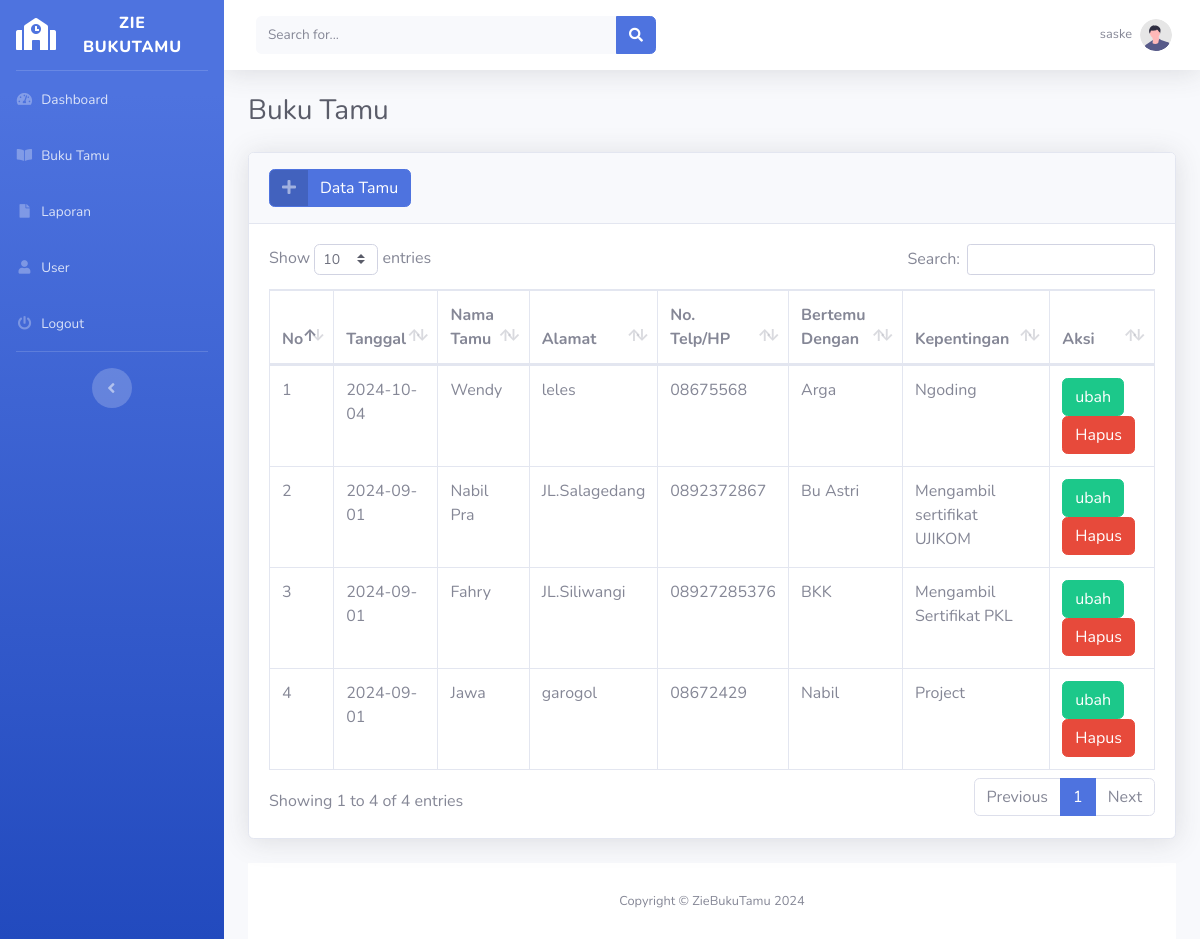
Page /buku-tamu.php (signed in) on the committed database.
### tables this page shows
CREATE TABLE `buku_tamu` (
  `id_tamu` varchar(5) NOT NULL,
  `tanggal` date NOT NULL,
  `nama_tamu` varchar(225) NOT NULL,
  `alamat` text NOT NULL,
  `no_hp` varchar(13) NOT NULL,
  `bertemu` varchar(225) NOT NULL,
  `kepentingan` varchar(225) NOT NULL
);

### function.php (called while the page is built, shortened)
<?php
require_once('koneksi.php');
function query($query)
{
    global $koneksi;
    $result = mysqli_query($koneksi, $query);
    $rows = [];
    while ($row = mysqli_fetch_assoc($result)) {
        $rows[] = $row;
    }
    return $rows;
}

### buku-tamu.php (the view, shortened to what this page needs)
<?php
include_once('templates/header.php');
require_once('function.php');
?>
<div class="container-fluid">
    <h1 class="h3 mb-4 text-gray-800">Buku Tamu</h1>
    <div class="card shadow mb-4">
        <div class="card-header py-3">
            <button type="button" class="btn btn-primary btn-icon-split"
                data-toggle="modal" data-target="#TambahModal">
                <span class="icon text-white-50">
                    <i class="fa fa-plus"></i>
                </span>
                <span class="text">Data Tamu</span>
            </button>
        </div>
        <div class="card-body">
            <div class="table-responsive">
                <table class="table table-bordered" id="dataTable" width="100%" cellspacing="0">
                    <thead>
                        <tr>
                            <th>No</th>
                            <th>Tanggal</th>
                            <th>Nama Tamu</th>
                            <th>Alamat</th>
                            <th>No. Telp/HP</th>
                            <th>Bertemu Dengan</th>
                            <th>Kepentingan</th>
                            <th>Aksi</th>
                        </tr>
                    </thead>
                    <tbody>
                        <?php
                        $no = 1;
                        $buku_tamu = query("SELECT * FROM buku_tamu");
                        foreach ($buku_tamu as $tamu): ?>
                            <tr>
                                <td><?= $no++; ?></td>
                                <td><?= $tamu['tanggal'] ?></td>
                                <td><?= $tamu['nama_tamu'] ?></td>
                                <td><?= $tamu['alamat'] ?></td>
                                <td><?= $tamu['no_hp'] ?></td>
                                <td><?= $tamu['bertemu'] ?></td>
                                <td><?= $tamu['kepentingan'] ?></td>
                                <td><a class="btn btn-success" href="edit-tamu.php?id=<?= $tamu['id_tamu'] ?>">ubah</a>
                                    <a onclick="confirm('Apakah anda yakin ingin menghapus data ini?')" class="btn btn-danger" href="hapus-tamu.php?id=<?= $tamu['id_tamu'] ?>">Hapus</a>
                                </td>
                            </tr>
                        <?php endforeach; ?>
                    </tbody>
                </table>
            </div>
        </div>
    </div>
        <?php
        include_once('templates/footer.php');
        ?>

### templates/header.php (shortened to what this page needs)
<!DOCTYPE html>
<html lang="en">
<head>
    <link href="assets/vendor/fontawesome-free/css/all.min.css" rel="stylesheet" type="text/css">
    <link href="assets/css/sb-admin-2.min.css" rel="stylesheet">
     <link href="assets/vendor/datatables/dataTables.bootstrap4.min.css" rel="stylesheet">
</head>
<body id="page-top">
    <div id="wrapper">
        <ul class="navbar-nav bg-gradient-primary sidebar sidebar-dark accordion" id="accordionSidebar">
            <a class="sidebar-brand d-flex align-items-center justify-content-center" href="index.html">
                <div class="sidebar-brand-icon ">
                    <i class="fas fa-school"></i>
                </div>
                <div class="sidebar-brand-text mx-3">ZIE BUKUTAMU</div>
            </a>
            <hr class="sidebar-divider my-0">
            <li class="nav-item">
                <a class="nav-link" href="index.php">
                    <i class="fas fa-fw fa-tachometer-alt"></i>
                    <span>Dashboard</span></a>
            </li>
            <li class="nav-item">
                <a class="nav-link" href="buku-tamu.php ">
                    <i class="fas fa-fw fa-book-open"></i>
                    <span>Buku Tamu</span></a>
            </li>
            <li class="nav-item">
                <a class="nav-link" href="laporan.php">
                    <i class="fas fa-fw fa-file"></i>
                    <span>Laporan</span></a>
            </li>
            <li class="nav-item">
                <a class="nav-link" href="users.php">
                    <i class="fas fa-fw fa-user"></i>
                    <span>User</span></a>
            </li>
            <?php
            if(isset($_SESSION['login'])):
            ?>
            <li class="nav-item">
                <a href="logout.php" class="nav-link">
                    <i class="fas fa-fw fa-power-off"></i>
                    <span>Logout</span>
                </a>
            </li>
            <?php endif; ?>
            <hr class="sidebar-divider d-none d-md-block">
            <div class="text-center d-none d-md-inline">
                <button class="rounded-circle border-0" id="sidebarToggle"></button>
            </div>
        </ul>
        <div id="content-wrapper" class="d-flex flex-column">
            <div id="content">
                <nav class="navbar navbar-expand navbar-light bg-white topbar mb-4 static-top shadow">
                    <form
                        class="d-none d-sm-inline-block form-inline mr-auto ml-md-3 my-2 my-md-0 mw-100 navbar-search">
                        <div class="input-group">
                            <input type="text" class="form-control bg-light border-0 small" placeholder="Search for..."
                                aria-label="Search" aria-describedby="basic-addon2">
                            <div class="input-group-append">
                                <button class="btn btn-primary" type="button">
                                    <i class="fas fa-search fa-sm"></i>
                                </button>
                            </div>
                        </div>
                    </form>
                    <ul class="navbar-nav ml-auto">
                        <li class="nav-item dropdown no-arrow d-sm-none">
                        <li class="nav-item dropdown no-arrow">
                            <a class="nav-link dropdown-toggle" href="#" id="userDropdown" role="button"
                                data-toggle="dropdown" aria-haspopup="true" aria-expanded="false">
                                <span class="mr-2 d-none d-lg-inline text-gray-600 small"><?=$_SESSION['username']?></span>
                                <img class="img-profile rounded-circle"
                                    src="assets/img/undraw_profile.svg">
                            </a>
                        </li>
                    </ul>
                </nav>

### templates/footer.php (shortened to what this page needs)
            <footer class="sticky-footer bg-white">
                <div class="container my-auto">
                    <div class="copyright text-center my-auto">
                        <span>Copyright &copy; ZieBukuTamu 2024</span>
                    </div>
                </div>
            </footer>
        </div>
    </div>
</body>
</html>

### rows in the picture
buku_tamu: tanggal "2024-10-04", nama_tamu "Wendy", alamat "leles", no_hp "08675568", bertemu "Arga", kepentingan "Ngoding"
buku_tamu: tanggal "2024-09-01", nama_tamu "Nabil Pra", alamat "JL.Salagedang", no_hp "0892372867", bertemu "Bu Astri", kepentingan "Mengambil sertifikat UJIKOM"
buku_tamu: tanggal "2024-09-01", nama_tamu "Fahry", alamat "JL.Siliwangi", no_hp "08927285376", bertemu "BKK", kepentingan "Mengambil Sertifikat PKL"
buku_tamu: tanggal "2024-09-01", nama_tamu "Jawa", alamat "garogol", no_hp "08672429", bertemu "Nabil", kepentingan "Project"

### other values in the picture
$_SESSION['username'] "saske"
